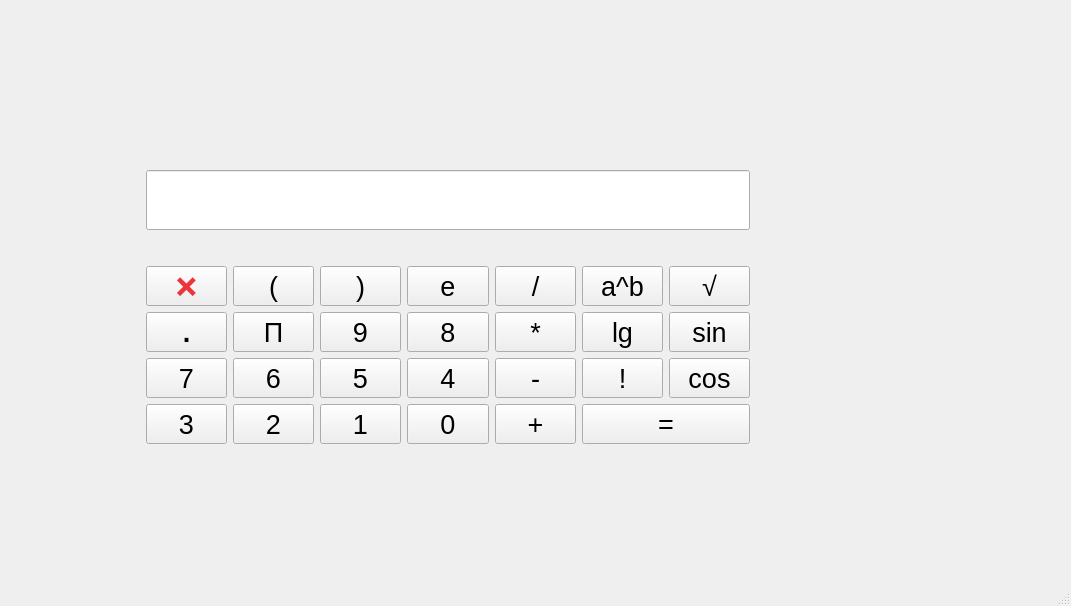
<?xml version="1.0" encoding="UTF-8"?>
<ui version="4.0">
 <class>MainWindow</class>
 <widget class="QMainWindow" name="MainWindow">
  <property name="geometry">
   <rect>
    <x>0</x>
    <y>0</y>
    <width>1071</width>
    <height>606</height>
   </rect>
  </property>
  <property name="minimumSize">
   <size>
    <width>0</width>
    <height>40</height>
   </size>
  </property>
  <property name="windowTitle">
   <string>MainWindow</string>
  </property>
  <widget class="QWidget" name="centralwidget">
   <widget class="QWidget" name="">
    <property name="geometry">
     <rect>
      <x>120</x>
      <y>170</y>
      <width>630</width>
      <height>274</height>
     </rect>
    </property>
    <layout class="QHBoxLayout" name="horizontalLayout">
     <item>
      <layout class="QVBoxLayout" name="verticalLayout_2">
       <item>
        <widget class="QLabel" name="label">
         <property name="font">
          <font>
           <pointsize>20</pointsize>
           <weight>75</weight>
           <bold>true</bold>
          </font>
         </property>
         <property name="styleSheet">
          <string notr="true">color:rgb(237, 51, 59)</string>
         </property>
         <property name="text">
          <string/>
         </property>
         <property name="textFormat">
          <enum>Qt::MarkdownText</enum>
         </property>
        </widget>
       </item>
       <item>
        <spacer name="verticalSpacer_2">
         <property name="orientation">
          <enum>Qt::Vertical</enum>
         </property>
         <property name="sizeHint" stdset="0">
          <size>
           <width>20</width>
           <height>188</height>
          </size>
         </property>
        </spacer>
       </item>
      </layout>
     </item>
     <item>
      <layout class="QVBoxLayout" name="verticalLayout">
       <item>
        <widget class="QLineEdit" name="lineEdit">
         <property name="sizePolicy">
          <sizepolicy hsizetype="Expanding" vsizetype="Fixed">
           <horstretch>0</horstretch>
           <verstretch>26</verstretch>
          </sizepolicy>
         </property>
         <property name="minimumSize">
          <size>
           <width>0</width>
           <height>60</height>
          </size>
         </property>
        </widget>
       </item>
       <item>
        <spacer name="verticalSpacer">
         <property name="orientation">
          <enum>Qt::Vertical</enum>
         </property>
         <property name="sizeHint" stdset="0">
          <size>
           <width>20</width>
           <height>18</height>
          </size>
         </property>
        </spacer>
       </item>
       <item>
        <layout class="QGridLayout" name="gridLayout">
         <item row="1" column="0">
          <widget class="QPushButton" name="pushButton_15">
           <property name="minimumSize">
            <size>
             <width>40</width>
             <height>40</height>
            </size>
           </property>
           <property name="font">
            <font>
             <pointsize>20</pointsize>
             <weight>75</weight>
             <bold>true</bold>
            </font>
           </property>
           <property name="text">
            <string>.</string>
           </property>
           <attribute name="buttonGroup">
            <string notr="true">buttonGroup</string>
           </attribute>
          </widget>
         </item>
         <item row="0" column="2">
          <widget class="QPushButton" name="pushButton_14">
           <property name="minimumSize">
            <size>
             <width>40</width>
             <height>40</height>
            </size>
           </property>
           <property name="font">
            <font>
             <pointsize>20</pointsize>
            </font>
           </property>
           <property name="text">
            <string>)</string>
           </property>
           <attribute name="buttonGroup">
            <string notr="true">buttonGroup</string>
           </attribute>
          </widget>
         </item>
         <item row="2" column="6">
          <widget class="QPushButton" name="pushButton_24">
           <property name="minimumSize">
            <size>
             <width>40</width>
             <height>40</height>
            </size>
           </property>
           <property name="font">
            <font>
             <pointsize>20</pointsize>
            </font>
           </property>
           <property name="text">
            <string>cos</string>
           </property>
           <attribute name="buttonGroup">
            <string notr="true">buttonGroup</string>
           </attribute>
          </widget>
         </item>
         <item row="0" column="3">
          <widget class="QPushButton" name="pushButton_11">
           <property name="minimumSize">
            <size>
             <width>40</width>
             <height>40</height>
            </size>
           </property>
           <property name="font">
            <font>
             <pointsize>20</pointsize>
            </font>
           </property>
           <property name="text">
            <string>e</string>
           </property>
           <attribute name="buttonGroup">
            <string notr="true">buttonGroup</string>
           </attribute>
          </widget>
         </item>
         <item row="2" column="3">
          <widget class="QPushButton" name="pushButton_2">
           <property name="minimumSize">
            <size>
             <width>40</width>
             <height>40</height>
            </size>
           </property>
           <property name="font">
            <font>
             <pointsize>20</pointsize>
            </font>
           </property>
           <property name="text">
            <string>4</string>
           </property>
           <attribute name="buttonGroup">
            <string notr="true">buttonGroup</string>
           </attribute>
          </widget>
         </item>
         <item row="3" column="0">
          <widget class="QPushButton" name="pushButton_3">
           <property name="minimumSize">
            <size>
             <width>40</width>
             <height>40</height>
            </size>
           </property>
           <property name="font">
            <font>
             <pointsize>20</pointsize>
            </font>
           </property>
           <property name="text">
            <string>3</string>
           </property>
           <attribute name="buttonGroup">
            <string notr="true">buttonGroup</string>
           </attribute>
          </widget>
         </item>
         <item row="0" column="5">
          <widget class="QPushButton" name="pushButton_26">
           <property name="minimumSize">
            <size>
             <width>40</width>
             <height>40</height>
            </size>
           </property>
           <property name="font">
            <font>
             <pointsize>20</pointsize>
            </font>
           </property>
           <property name="toolTip">
            <string>ti</string>
           </property>
           <property name="text">
            <string>a^b</string>
           </property>
           <attribute name="buttonGroup">
            <string notr="true">buttonGroup</string>
           </attribute>
          </widget>
         </item>
         <item row="1" column="1">
          <widget class="QPushButton" name="pushButton_20">
           <property name="minimumSize">
            <size>
             <width>40</width>
             <height>40</height>
            </size>
           </property>
           <property name="font">
            <font>
             <pointsize>20</pointsize>
            </font>
           </property>
           <property name="text">
            <string>П</string>
           </property>
           <attribute name="buttonGroup">
            <string notr="true">buttonGroup</string>
           </attribute>
          </widget>
         </item>
         <item row="0" column="6">
          <widget class="QPushButton" name="pushButton_27">
           <property name="minimumSize">
            <size>
             <width>40</width>
             <height>40</height>
            </size>
           </property>
           <property name="font">
            <font>
             <pointsize>20</pointsize>
            </font>
           </property>
           <property name="toolTip">
            <string>ti</string>
           </property>
           <property name="text">
            <string>√</string>
           </property>
           <attribute name="buttonGroup">
            <string notr="true">buttonGroup</string>
           </attribute>
          </widget>
         </item>
         <item row="2" column="0">
          <widget class="QPushButton" name="pushButton_6">
           <property name="minimumSize">
            <size>
             <width>40</width>
             <height>40</height>
            </size>
           </property>
           <property name="font">
            <font>
             <pointsize>20</pointsize>
            </font>
           </property>
           <property name="text">
            <string>7</string>
           </property>
           <attribute name="buttonGroup">
            <string notr="true">buttonGroup</string>
           </attribute>
          </widget>
         </item>
         <item row="2" column="4">
          <widget class="QPushButton" name="pushButton_18">
           <property name="minimumSize">
            <size>
             <width>40</width>
             <height>40</height>
            </size>
           </property>
           <property name="font">
            <font>
             <pointsize>20</pointsize>
            </font>
           </property>
           <property name="text">
            <string>-</string>
           </property>
           <attribute name="buttonGroup">
            <string notr="true">buttonGroup</string>
           </attribute>
          </widget>
         </item>
         <item row="3" column="4">
          <widget class="QPushButton" name="pushButton_19">
           <property name="minimumSize">
            <size>
             <width>40</width>
             <height>40</height>
            </size>
           </property>
           <property name="font">
            <font>
             <pointsize>20</pointsize>
            </font>
           </property>
           <property name="text">
            <string>+</string>
           </property>
           <attribute name="buttonGroup">
            <string notr="true">buttonGroup</string>
           </attribute>
          </widget>
         </item>
         <item row="1" column="4">
          <widget class="QPushButton" name="pushButton_17">
           <property name="minimumSize">
            <size>
             <width>40</width>
             <height>40</height>
            </size>
           </property>
           <property name="font">
            <font>
             <pointsize>20</pointsize>
            </font>
           </property>
           <property name="text">
            <string>*</string>
           </property>
           <attribute name="buttonGroup">
            <string notr="true">buttonGroup</string>
           </attribute>
          </widget>
         </item>
         <item row="2" column="1">
          <widget class="QPushButton" name="pushButton_10">
           <property name="minimumSize">
            <size>
             <width>40</width>
             <height>40</height>
            </size>
           </property>
           <property name="font">
            <font>
             <pointsize>20</pointsize>
            </font>
           </property>
           <property name="text">
            <string>6</string>
           </property>
           <attribute name="buttonGroup">
            <string notr="true">buttonGroup</string>
           </attribute>
          </widget>
         </item>
         <item row="3" column="5" colspan="2">
          <widget class="QPushButton" name="pushButton_21">
           <property name="minimumSize">
            <size>
             <width>40</width>
             <height>40</height>
            </size>
           </property>
           <property name="font">
            <font>
             <pointsize>20</pointsize>
            </font>
           </property>
           <property name="text">
            <string>=</string>
           </property>
          </widget>
         </item>
         <item row="0" column="1">
          <widget class="QPushButton" name="pushButton_13">
           <property name="minimumSize">
            <size>
             <width>40</width>
             <height>40</height>
            </size>
           </property>
           <property name="font">
            <font>
             <pointsize>20</pointsize>
            </font>
           </property>
           <property name="text">
            <string>(</string>
           </property>
           <attribute name="buttonGroup">
            <string notr="true">buttonGroup</string>
           </attribute>
          </widget>
         </item>
         <item row="2" column="2">
          <widget class="QPushButton" name="pushButton">
           <property name="minimumSize">
            <size>
             <width>40</width>
             <height>40</height>
            </size>
           </property>
           <property name="font">
            <font>
             <pointsize>20</pointsize>
            </font>
           </property>
           <property name="text">
            <string>5</string>
           </property>
           <attribute name="buttonGroup">
            <string notr="true">buttonGroup</string>
           </attribute>
          </widget>
         </item>
         <item row="0" column="4">
          <widget class="QPushButton" name="pushButton_16">
           <property name="minimumSize">
            <size>
             <width>40</width>
             <height>40</height>
            </size>
           </property>
           <property name="font">
            <font>
             <pointsize>20</pointsize>
            </font>
           </property>
           <property name="text">
            <string>/</string>
           </property>
           <attribute name="buttonGroup">
            <string notr="true">buttonGroup</string>
           </attribute>
          </widget>
         </item>
         <item row="1" column="6">
          <widget class="QPushButton" name="pushButton_25">
           <property name="minimumSize">
            <size>
             <width>40</width>
             <height>40</height>
            </size>
           </property>
           <property name="font">
            <font>
             <pointsize>20</pointsize>
            </font>
           </property>
           <property name="text">
            <string>sin</string>
           </property>
           <attribute name="buttonGroup">
            <string notr="true">buttonGroup</string>
           </attribute>
          </widget>
         </item>
         <item row="1" column="5">
          <widget class="QPushButton" name="pushButton_23">
           <property name="minimumSize">
            <size>
             <width>40</width>
             <height>40</height>
            </size>
           </property>
           <property name="font">
            <font>
             <pointsize>20</pointsize>
            </font>
           </property>
           <property name="text">
            <string>lg</string>
           </property>
           <attribute name="buttonGroup">
            <string notr="true">buttonGroup</string>
           </attribute>
          </widget>
         </item>
         <item row="2" column="5">
          <widget class="QPushButton" name="pushButton_22">
           <property name="minimumSize">
            <size>
             <width>40</width>
             <height>40</height>
            </size>
           </property>
           <property name="font">
            <font>
             <pointsize>20</pointsize>
            </font>
           </property>
           <property name="text">
            <string>!</string>
           </property>
           <attribute name="buttonGroup">
            <string notr="true">buttonGroup</string>
           </attribute>
          </widget>
         </item>
         <item row="3" column="3">
          <widget class="QPushButton" name="pushButton_9">
           <property name="minimumSize">
            <size>
             <width>40</width>
             <height>40</height>
            </size>
           </property>
           <property name="font">
            <font>
             <pointsize>20</pointsize>
            </font>
           </property>
           <property name="text">
            <string>0</string>
           </property>
           <attribute name="buttonGroup">
            <string notr="true">buttonGroup</string>
           </attribute>
          </widget>
         </item>
         <item row="3" column="1">
          <widget class="QPushButton" name="pushButton_7">
           <property name="minimumSize">
            <size>
             <width>40</width>
             <height>40</height>
            </size>
           </property>
           <property name="font">
            <font>
             <pointsize>20</pointsize>
            </font>
           </property>
           <property name="text">
            <string>2</string>
           </property>
           <attribute name="buttonGroup">
            <string notr="true">buttonGroup</string>
           </attribute>
          </widget>
         </item>
         <item row="1" column="2">
          <widget class="QPushButton" name="pushButton_4">
           <property name="minimumSize">
            <size>
             <width>40</width>
             <height>40</height>
            </size>
           </property>
           <property name="font">
            <font>
             <pointsize>20</pointsize>
            </font>
           </property>
           <property name="text">
            <string>9</string>
           </property>
           <attribute name="buttonGroup">
            <string notr="true">buttonGroup</string>
           </attribute>
          </widget>
         </item>
         <item row="3" column="2">
          <widget class="QPushButton" name="pushButton_8">
           <property name="minimumSize">
            <size>
             <width>40</width>
             <height>40</height>
            </size>
           </property>
           <property name="font">
            <font>
             <pointsize>20</pointsize>
            </font>
           </property>
           <property name="text">
            <string>1</string>
           </property>
           <attribute name="buttonGroup">
            <string notr="true">buttonGroup</string>
           </attribute>
          </widget>
         </item>
         <item row="1" column="3">
          <widget class="QPushButton" name="pushButton_5">
           <property name="minimumSize">
            <size>
             <width>40</width>
             <height>40</height>
            </size>
           </property>
           <property name="font">
            <font>
             <pointsize>20</pointsize>
            </font>
           </property>
           <property name="text">
            <string>8</string>
           </property>
           <attribute name="buttonGroup">
            <string notr="true">buttonGroup</string>
           </attribute>
          </widget>
         </item>
         <item row="0" column="0">
          <widget class="QPushButton" name="pushButton_12">
           <property name="minimumSize">
            <size>
             <width>40</width>
             <height>40</height>
            </size>
           </property>
           <property name="font">
            <font>
             <pointsize>20</pointsize>
            </font>
           </property>
           <property name="styleSheet">
            <string notr="true">color:rgb(237, 51, 59)</string>
           </property>
           <property name="text">
            <string>❌</string>
           </property>
           <attribute name="buttonGroup">
            <string notr="true">buttonGroup</string>
           </attribute>
          </widget>
         </item>
        </layout>
       </item>
      </layout>
     </item>
    </layout>
   </widget>
  </widget>
  <widget class="QMenuBar" name="menubar">
   <property name="geometry">
    <rect>
     <x>0</x>
     <y>0</y>
     <width>1071</width>
     <height>22</height>
    </rect>
   </property>
  </widget>
  <widget class="QStatusBar" name="statusbar"/>
 </widget>
 <resources/>
 <connections/>
 <buttongroups>
  <buttongroup name="buttonGroup"/>
 </buttongroups>
</ui>
